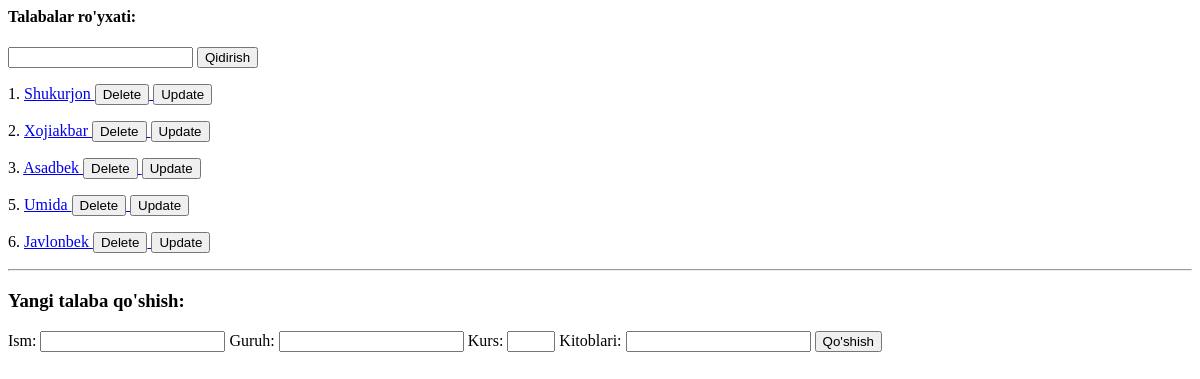
/talabalar/, run on an earlier commit of the app's database.
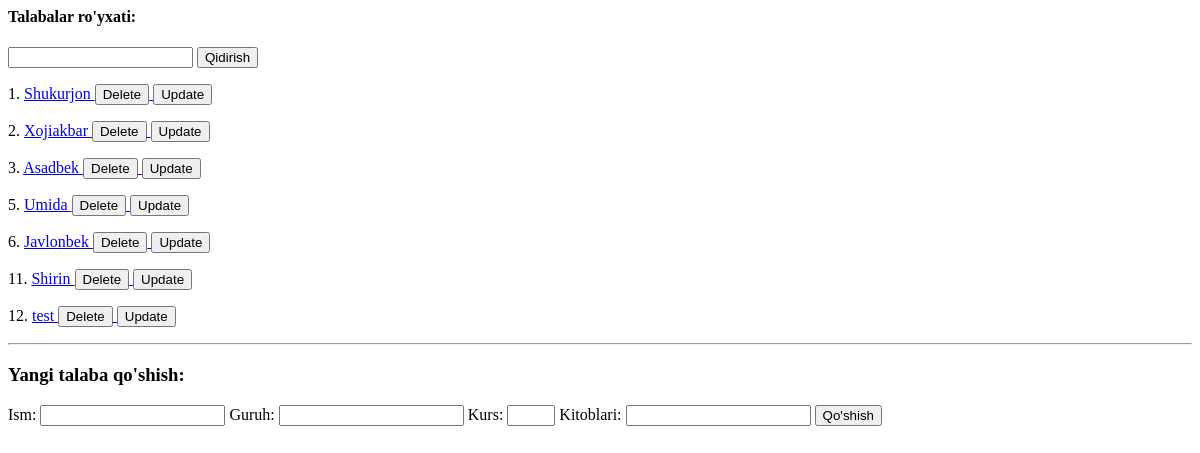
And on a later commit of the database.
### main/models.py (models this page shows, shortened)
class Talaba(models.Model):
    ism = models.CharField(max_length=255)
    guruh = models.CharField(max_length=50)
    kurs = models.PositiveSmallIntegerField(default=1)
    kitob_soni = models.PositiveSmallIntegerField(default=0)

### main/views.py (the view, shortened to what this page needs)
# urls.py: path('talabalar/', talabalar_view, name='talabalar'),
def talabalar_view(request):
    search = request.GET.get('search', None)
    talabalar = Talaba.objects.all()
    if search is not None:
        talabalar = talabalar.filter(ism__icontains=search)
    form = TalabaForm()
    context = {
        'talabalar': talabalar,
        'form': form
    }
    return render(request, 'talabalar.html', context)

### main/forms.py
class TalabaForm(forms.Form):
    ism = forms.CharField(max_length=255)
    guruh = forms.CharField(max_length=255)
    kurs = forms.IntegerField(min_value=1, max_value=4)
    kitob_soni = forms.IntegerField(label="Kitoblari")

### templates/talabalar.html (shortened to what this page needs)
<h4>Talabalar ro'yxati:</h4>
<form>
    <input type="text" name="search">
    <button>Qidirish</button>
</form>
{% for talaba in talabalar %}
<p>{{ talaba.id }}.
    <a href="/talabalar/{{ talaba.id }}/">
        {{ talaba.ism }}
    </a>
    <a href="/talabalar/{{ talaba.id }}/delete/">
        <button>Delete</button>
    </a>
    <a href="/talabalar/{{ talaba.id }}/update/">
        <button>Update</button>
    </a>
</p>
{% endfor %}
<hr>
<h3>Yangi talaba qo'shish:</h3>
<form method="post">
    {{ form.as_table }}
    <button>Qo'shish</button>
</form>

What changed in the data, as far as the page shows it:
added Talaba: id "11", ism "Shirin"
added Talaba: id "12", ism "test"
